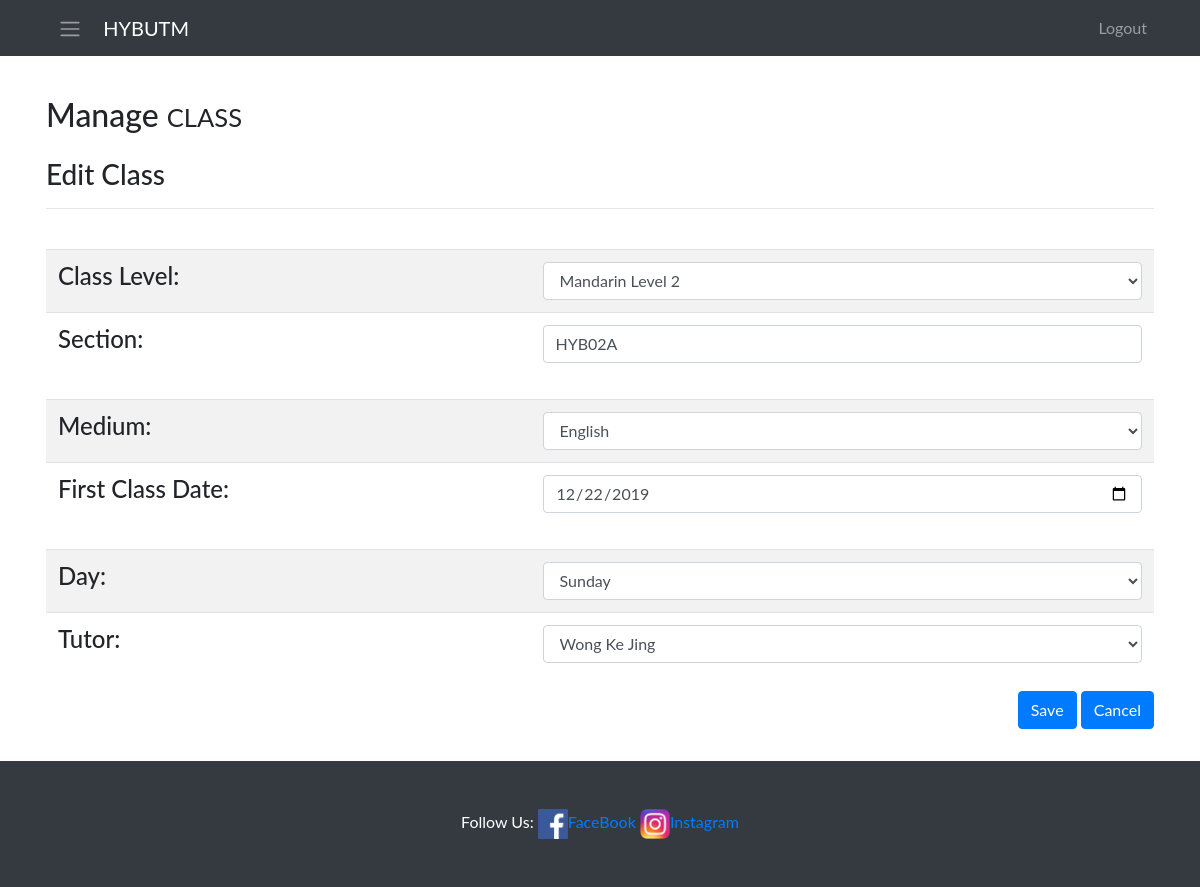
The page /ManageClass/edit.php?section=HYB02A on the database its author committed.
### tables this page shows
CREATE TABLE `course` (
  `cid` int(11) NOT NULL,
  `course` varchar(255) NOT NULL,
  `medium` varchar(20) NOT NULL,
  `sdate` date NOT NULL,
  `section` varchar(11) NOT NULL,
  `num` int(11) NOT NULL DEFAULT '0',
  `day` varchar(255) NOT NULL,
  `tutor` varchar(50) NOT NULL,
  `status` varchar(255) NOT NULL DEFAULT 'Available'
);

### ManageClass/edit.php (the view, shortened to what this page needs)
<!DOCTYPE html>
<html lang="en">
<head>
    <link href="../startbootstrap-blog-home-gh-pages/vendor/bootstrap/css/bootstrap.min.css" rel="stylesheet">
    <link href="https://stackpath.bootstrapcdn.com/font-awesome/4.7.0/css/font-awesome.min.css" rel="stylesheet" />
    <link href="../startbootstrap-blog-home-gh-pages/css/blog-home.css" rel="stylesheet">
</head>
<body>
    <nav class="navbar navbar-expand-lg navbar-dark bg-dark fixed-top">
        <div class="container">
            <button class="btn btn-dark" onclick="openNav()"><i class="navbar-toggler-icon"></i></button>&nbsp;&nbsp;
            <a class="navbar-brand" href="../AdminPage.php">HYBUTM</a>
            <div class="collapse navbar-collapse" id="navbarResponsive">
                <ul class="navbar-nav ml-auto">
                    <li class="nav-item">
                        <a class="nav-link" href="../logout.php">Logout</a>
                    </li>
                </ul>
            </div>
        </div>
    </nav>
    <div id="main" class="container">
        <div>
            <h2 class="my-4">Manage
                <small>CLASS</small>
            </h2>
            <h3>Edit Class</h3>
            <hr>
        </div>
        <?php
        include 'dbConnect.php';
        $section = $_GET['section'];
        $sql = "SELECT * FROM course WHERE section = '$section'";
        $result = $conn->query($sql);
        if ($result->num_rows > 0) {
            while ($rowC = $result->fetch_assoc()) {
                ?>
                <br>
                <form action="save.php?" method="GET">
                    <div class="form-group">
                        <table class="table table-striped">
                            <tr>
                                <td>
                                    <h4>Class Level:</h4>
                                </td>
                                <td>
                                    <select name="course" class="form-control">
                                        <?php if ($rowC['course'] == "Mandarin Level 1") { ?>
                                            <option value="Mandarin Level 1" selected>Mandarin Level 1</option>
                                            <option value="Mandarin Level 2">Mandarin Level 2</option>
                                            <option value="Mandarin Level 3">Mandarin Level 3</option>
                                            <option value="Mandarin Level 4">Mandarin Level 4</option>
                                            <option value="Mandarin Level 5">Mandarin Level 5</option>
                                        <?php } elseif ($rowC['course'] == "Mandarin Level 2") { ?>
                                            <option value="Mandarin Level 2" selected>Mandarin Level 2</option>
                                        <?php } ?>
                                    </select>
                                </td>
                            </tr>
                            <tr>
                                <td>
                                    <h4>Section:</h4>
                                </td>
                                <td>
                                    <input type="text" class="form-control" placeholder="Section Name" name="section" value="<?= $rowC['section'] ?>" required>
                                    <br>
                                </td>
                            </tr>
                            <tr>
                                <td>
                                    <h4>Medium:</h4>
                                </td>
                                <td>
                                    <select name="medium" class="form-control">
                                        <?php if ($rowC['medium'] == "English") { ?>
                                            <option value="English" selected>English</option>
                                        <?php } else { ?>
                                            <option value="English">English</option>
                                            <option value="Malay" selected>Malay</option>
                                        <?php } ?>
                                    </select>
                                </td>
                            </tr>
                            <tr>
                                <td>
                                    <h4>First Class Date:</h4>
                                </td>
                                <td>
                                    <input type="date" class="form-control" name="startdate" value="<?= $rowC['sdate'] ?>" required> <br>
                                </td>
                            </tr>
                            <tr>
                                <td>
                                    <h4>Day:</h4>
                                </td>
                                <td>
                                    <select name="day" class="form-control">
                                        <?php if ($rowC['day'] == "Monday") { ?>
                                            <option value="Monday" selected>Monday</option>
                                            <option value="Tuesday">Tuesday</option>
                                            <option value="Wednesday">Wednesday</option>
                                            <option value="Thursday">Thursday</option>
                                            <option value="Friday">Friday</option>
                                            <option value="Saturday">Saturday</option>
                                            <option value="Sunday">Sunday</option>
                                        <?php } else { ?>
                                            <option value="Sunday" selected>Sunday</option>
                                        <?php } ?>
                                    </select>
                                </td>
                            </tr>
                            <tr>
                                <td>
                                    <h4>Tutor:</h4>
                                </td>
                                <td>
                                    <select name="tutor" class="form-control">
                                        <?php
                                                $sql = "select * from tutor";
                                                $result = $conn->query($sql);
                                                if ($result->num_rows > 0) {
                                                    while ($row = $result->fetch_assoc()) {
                                                        if ($rowC['tutor'] == $row['name']) {
                                                            ?>
                                                    <option value=" <?= $row['name'] ?>" selected><?= $row['name'] ?></option>
                                                <?php } else { ?>
                                                    <option value=" <?= $row['name'] ?>"><?= $row['name'] ?></option>
                                <?php
                                                }
                                            }
                                        }
                                    }
                                }
                                ?>
                                    </select>
                                </td>
                            </tr>
                        </table>
                        <div align="right">
                            <button type="submit" class="btn btn-rounded btn-primary" name="save">Save</button>
                            <a role="button" href="manageClass.php" class="btn btn-rounded btn-primary">Cancel</a>
                        </div>
                    </div>
                </form>
    </div>
    <footer class="py-5 bg-dark">
        <div class="container">
            <p class="m-0 text-center text-white">Follow Us:
                <a href="http://wwww.facebook.com/hybutm" target="_blank">
                    <img src="../images/fb-art.png" alt="FaceBook Page" style="width:30px;height:30px;" id="fb">FaceBook
                </a>
                <a href="https://www.instagram.com/hybutm/" target="_blank">
                    <img src="../images/ig-logo-email.png" alt="Instagram" style="width:30px;height:30px;" id="Insta">Instagram
                </a></p>
        </div>
    </footer>
</body>
</html>

### ManageClass/edit.php (style rules this page uses)
body { font-family: "Lato", sans-serif; }
#main { transition: margin-left .5s; padding: 16px; }

### rows shown on the page
course: course "Mandarin Level 2", section "HYB02A", medium "English", startdate "12/22/2019", day "Sunday"

### other values the page prints
form field tutor "Wong Ke Jing"
